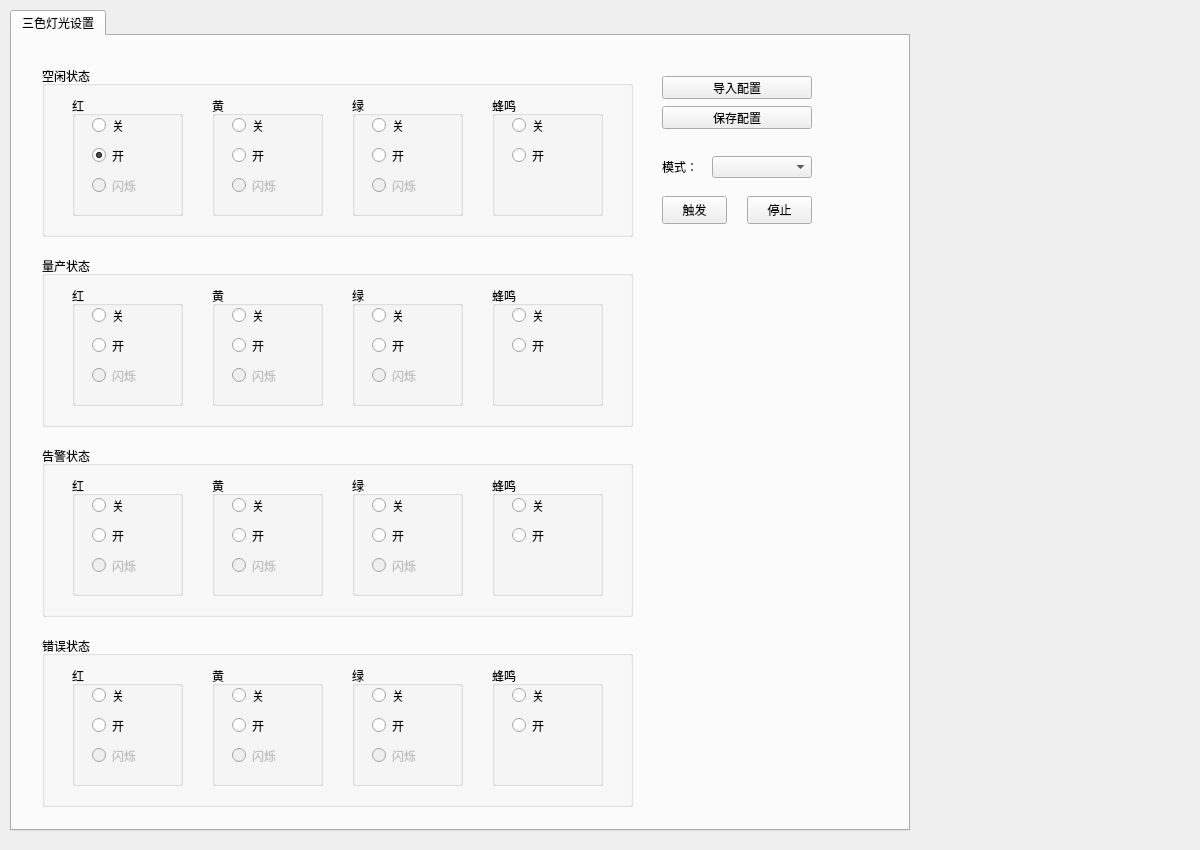
<?xml version="1.0" encoding="UTF-8"?>
<ui version="4.0">
 <class>TowerSetting</class>
 <widget class="QWidget" name="TowerSetting">
  <property name="geometry">
   <rect>
    <x>0</x>
    <y>0</y>
    <width>1200</width>
    <height>850</height>
   </rect>
  </property>
  <property name="windowTitle">
   <string>TowerSetting</string>
  </property>
  <widget class="QTabWidget" name="tabWidget">
   <property name="geometry">
    <rect>
     <x>10</x>
     <y>10</y>
     <width>900</width>
     <height>821</height>
    </rect>
   </property>
   <property name="currentIndex">
    <number>0</number>
   </property>
   <widget class="QWidget" name="tab">
    <attribute name="title">
     <string>三色灯光设置</string>
    </attribute>
    <widget class="QGroupBox" name="groupBox">
     <property name="geometry">
      <rect>
       <x>30</x>
       <y>30</y>
       <width>591</width>
       <height>171</height>
      </rect>
     </property>
     <property name="title">
      <string>空闲状态</string>
     </property>
     <widget class="QGroupBox" name="groupBox_1">
      <property name="geometry">
       <rect>
        <x>30</x>
        <y>30</y>
        <width>111</width>
        <height>120</height>
       </rect>
      </property>
      <property name="title">
       <string>红</string>
      </property>
      <widget class="QRadioButton" name="radioButton">
       <property name="geometry">
        <rect>
         <x>20</x>
         <y>20</y>
         <width>80</width>
         <height>19</height>
        </rect>
       </property>
       <property name="text">
        <string>关</string>
       </property>
       <property name="checked">
        <bool>false</bool>
       </property>
      </widget>
      <widget class="QRadioButton" name="radioButton_2">
       <property name="geometry">
        <rect>
         <x>20</x>
         <y>50</y>
         <width>80</width>
         <height>19</height>
        </rect>
       </property>
       <property name="text">
        <string>开</string>
       </property>
       <property name="checked">
        <bool>true</bool>
       </property>
      </widget>
      <widget class="QRadioButton" name="radioButton_3">
       <property name="enabled">
        <bool>false</bool>
       </property>
       <property name="geometry">
        <rect>
         <x>20</x>
         <y>80</y>
         <width>80</width>
         <height>19</height>
        </rect>
       </property>
       <property name="text">
        <string>闪烁</string>
       </property>
       <property name="checked">
        <bool>false</bool>
       </property>
      </widget>
     </widget>
     <widget class="QGroupBox" name="groupBox_2">
      <property name="geometry">
       <rect>
        <x>170</x>
        <y>30</y>
        <width>111</width>
        <height>120</height>
       </rect>
      </property>
      <property name="title">
       <string>黄</string>
      </property>
      <widget class="QRadioButton" name="radioButton_4">
       <property name="geometry">
        <rect>
         <x>20</x>
         <y>20</y>
         <width>80</width>
         <height>19</height>
        </rect>
       </property>
       <property name="text">
        <string>关</string>
       </property>
      </widget>
      <widget class="QRadioButton" name="radioButton_5">
       <property name="geometry">
        <rect>
         <x>20</x>
         <y>50</y>
         <width>80</width>
         <height>19</height>
        </rect>
       </property>
       <property name="text">
        <string>开</string>
       </property>
      </widget>
      <widget class="QRadioButton" name="radioButton_6">
       <property name="enabled">
        <bool>false</bool>
       </property>
       <property name="geometry">
        <rect>
         <x>20</x>
         <y>80</y>
         <width>80</width>
         <height>19</height>
        </rect>
       </property>
       <property name="text">
        <string>闪烁</string>
       </property>
      </widget>
     </widget>
     <widget class="QGroupBox" name="groupBox_3">
      <property name="geometry">
       <rect>
        <x>310</x>
        <y>30</y>
        <width>111</width>
        <height>120</height>
       </rect>
      </property>
      <property name="title">
       <string>绿</string>
      </property>
      <widget class="QRadioButton" name="radioButton_7">
       <property name="geometry">
        <rect>
         <x>20</x>
         <y>20</y>
         <width>80</width>
         <height>19</height>
        </rect>
       </property>
       <property name="text">
        <string>关</string>
       </property>
      </widget>
      <widget class="QRadioButton" name="radioButton_8">
       <property name="geometry">
        <rect>
         <x>20</x>
         <y>50</y>
         <width>80</width>
         <height>19</height>
        </rect>
       </property>
       <property name="text">
        <string>开</string>
       </property>
      </widget>
      <widget class="QRadioButton" name="radioButton_9">
       <property name="enabled">
        <bool>false</bool>
       </property>
       <property name="geometry">
        <rect>
         <x>20</x>
         <y>80</y>
         <width>80</width>
         <height>19</height>
        </rect>
       </property>
       <property name="text">
        <string>闪烁</string>
       </property>
      </widget>
     </widget>
     <widget class="QGroupBox" name="groupBox_4">
      <property name="geometry">
       <rect>
        <x>450</x>
        <y>30</y>
        <width>111</width>
        <height>120</height>
       </rect>
      </property>
      <property name="title">
       <string>蜂鸣</string>
      </property>
      <widget class="QRadioButton" name="radioButton_45">
       <property name="geometry">
        <rect>
         <x>20</x>
         <y>20</y>
         <width>80</width>
         <height>19</height>
        </rect>
       </property>
       <property name="text">
        <string>关</string>
       </property>
      </widget>
      <widget class="QRadioButton" name="radioButton_46">
       <property name="geometry">
        <rect>
         <x>20</x>
         <y>50</y>
         <width>80</width>
         <height>19</height>
        </rect>
       </property>
       <property name="text">
        <string>开</string>
       </property>
      </widget>
     </widget>
    </widget>
    <widget class="QGroupBox" name="groupBox_5">
     <property name="geometry">
      <rect>
       <x>30</x>
       <y>220</y>
       <width>591</width>
       <height>171</height>
      </rect>
     </property>
     <property name="title">
      <string>量产状态</string>
     </property>
     <widget class="QGroupBox" name="groupBox_6">
      <property name="geometry">
       <rect>
        <x>30</x>
        <y>30</y>
        <width>111</width>
        <height>120</height>
       </rect>
      </property>
      <property name="title">
       <string>红</string>
      </property>
      <widget class="QRadioButton" name="radioButton_10">
       <property name="geometry">
        <rect>
         <x>20</x>
         <y>20</y>
         <width>80</width>
         <height>19</height>
        </rect>
       </property>
       <property name="text">
        <string>关</string>
       </property>
      </widget>
      <widget class="QRadioButton" name="radioButton_11">
       <property name="geometry">
        <rect>
         <x>20</x>
         <y>50</y>
         <width>80</width>
         <height>19</height>
        </rect>
       </property>
       <property name="text">
        <string>开</string>
       </property>
      </widget>
      <widget class="QRadioButton" name="radioButton_12">
       <property name="enabled">
        <bool>false</bool>
       </property>
       <property name="geometry">
        <rect>
         <x>20</x>
         <y>80</y>
         <width>80</width>
         <height>19</height>
        </rect>
       </property>
       <property name="text">
        <string>闪烁</string>
       </property>
      </widget>
     </widget>
     <widget class="QGroupBox" name="groupBox_7">
      <property name="geometry">
       <rect>
        <x>170</x>
        <y>30</y>
        <width>111</width>
        <height>120</height>
       </rect>
      </property>
      <property name="title">
       <string>黄</string>
      </property>
      <widget class="QRadioButton" name="radioButton_13">
       <property name="geometry">
        <rect>
         <x>20</x>
         <y>20</y>
         <width>80</width>
         <height>19</height>
        </rect>
       </property>
       <property name="text">
        <string>关</string>
       </property>
      </widget>
      <widget class="QRadioButton" name="radioButton_14">
       <property name="geometry">
        <rect>
         <x>20</x>
         <y>50</y>
         <width>80</width>
         <height>19</height>
        </rect>
       </property>
       <property name="text">
        <string>开</string>
       </property>
      </widget>
      <widget class="QRadioButton" name="radioButton_15">
       <property name="enabled">
        <bool>false</bool>
       </property>
       <property name="geometry">
        <rect>
         <x>20</x>
         <y>80</y>
         <width>80</width>
         <height>19</height>
        </rect>
       </property>
       <property name="text">
        <string>闪烁</string>
       </property>
      </widget>
     </widget>
     <widget class="QGroupBox" name="groupBox_8">
      <property name="geometry">
       <rect>
        <x>310</x>
        <y>30</y>
        <width>111</width>
        <height>120</height>
       </rect>
      </property>
      <property name="title">
       <string>绿</string>
      </property>
      <widget class="QRadioButton" name="radioButton_16">
       <property name="geometry">
        <rect>
         <x>20</x>
         <y>20</y>
         <width>80</width>
         <height>19</height>
        </rect>
       </property>
       <property name="text">
        <string>关</string>
       </property>
      </widget>
      <widget class="QRadioButton" name="radioButton_17">
       <property name="geometry">
        <rect>
         <x>20</x>
         <y>50</y>
         <width>80</width>
         <height>19</height>
        </rect>
       </property>
       <property name="text">
        <string>开</string>
       </property>
      </widget>
      <widget class="QRadioButton" name="radioButton_18">
       <property name="enabled">
        <bool>false</bool>
       </property>
       <property name="geometry">
        <rect>
         <x>20</x>
         <y>80</y>
         <width>80</width>
         <height>19</height>
        </rect>
       </property>
       <property name="text">
        <string>闪烁</string>
       </property>
      </widget>
     </widget>
     <widget class="QGroupBox" name="groupBox_9">
      <property name="geometry">
       <rect>
        <x>450</x>
        <y>30</y>
        <width>111</width>
        <height>120</height>
       </rect>
      </property>
      <property name="title">
       <string>蜂鸣</string>
      </property>
      <widget class="QRadioButton" name="radioButton_47">
       <property name="geometry">
        <rect>
         <x>20</x>
         <y>20</y>
         <width>80</width>
         <height>19</height>
        </rect>
       </property>
       <property name="text">
        <string>关</string>
       </property>
      </widget>
      <widget class="QRadioButton" name="radioButton_48">
       <property name="geometry">
        <rect>
         <x>20</x>
         <y>50</y>
         <width>80</width>
         <height>19</height>
        </rect>
       </property>
       <property name="text">
        <string>开</string>
       </property>
      </widget>
     </widget>
    </widget>
    <widget class="QGroupBox" name="groupBox_10">
     <property name="geometry">
      <rect>
       <x>30</x>
       <y>410</y>
       <width>591</width>
       <height>171</height>
      </rect>
     </property>
     <property name="title">
      <string>告警状态</string>
     </property>
     <widget class="QGroupBox" name="groupBox_11">
      <property name="geometry">
       <rect>
        <x>30</x>
        <y>30</y>
        <width>111</width>
        <height>120</height>
       </rect>
      </property>
      <property name="title">
       <string>红</string>
      </property>
      <widget class="QRadioButton" name="radioButton_19">
       <property name="geometry">
        <rect>
         <x>20</x>
         <y>20</y>
         <width>80</width>
         <height>19</height>
        </rect>
       </property>
       <property name="text">
        <string>关</string>
       </property>
      </widget>
      <widget class="QRadioButton" name="radioButton_20">
       <property name="geometry">
        <rect>
         <x>20</x>
         <y>50</y>
         <width>80</width>
         <height>19</height>
        </rect>
       </property>
       <property name="text">
        <string>开</string>
       </property>
      </widget>
      <widget class="QRadioButton" name="radioButton_21">
       <property name="enabled">
        <bool>false</bool>
       </property>
       <property name="geometry">
        <rect>
         <x>20</x>
         <y>80</y>
         <width>80</width>
         <height>19</height>
        </rect>
       </property>
       <property name="text">
        <string>闪烁</string>
       </property>
      </widget>
     </widget>
     <widget class="QGroupBox" name="groupBox_12">
      <property name="geometry">
       <rect>
        <x>170</x>
        <y>30</y>
        <width>111</width>
        <height>120</height>
       </rect>
      </property>
      <property name="title">
       <string>黄</string>
      </property>
      <widget class="QRadioButton" name="radioButton_22">
       <property name="geometry">
        <rect>
         <x>20</x>
         <y>20</y>
         <width>80</width>
         <height>19</height>
        </rect>
       </property>
       <property name="text">
        <string>关</string>
       </property>
      </widget>
      <widget class="QRadioButton" name="radioButton_23">
       <property name="geometry">
        <rect>
         <x>20</x>
         <y>50</y>
         <width>80</width>
         <height>19</height>
        </rect>
       </property>
       <property name="text">
        <string>开</string>
       </property>
      </widget>
      <widget class="QRadioButton" name="radioButton_24">
       <property name="enabled">
        <bool>false</bool>
       </property>
       <property name="geometry">
        <rect>
         <x>20</x>
         <y>80</y>
         <width>80</width>
         <height>19</height>
        </rect>
       </property>
       <property name="text">
        <string>闪烁</string>
       </property>
      </widget>
     </widget>
     <widget class="QGroupBox" name="groupBox_13">
      <property name="geometry">
       <rect>
        <x>310</x>
        <y>30</y>
        <width>111</width>
        <height>120</height>
       </rect>
      </property>
      <property name="title">
       <string>绿</string>
      </property>
      <widget class="QRadioButton" name="radioButton_25">
       <property name="geometry">
        <rect>
         <x>20</x>
         <y>20</y>
         <width>80</width>
         <height>19</height>
        </rect>
       </property>
       <property name="text">
        <string>关</string>
       </property>
      </widget>
      <widget class="QRadioButton" name="radioButton_26">
       <property name="geometry">
        <rect>
         <x>20</x>
         <y>50</y>
         <width>80</width>
         <height>19</height>
        </rect>
       </property>
       <property name="text">
        <string>开</string>
       </property>
      </widget>
      <widget class="QRadioButton" name="radioButton_27">
       <property name="enabled">
        <bool>false</bool>
       </property>
       <property name="geometry">
        <rect>
         <x>20</x>
         <y>80</y>
         <width>80</width>
         <height>19</height>
        </rect>
       </property>
       <property name="text">
        <string>闪烁</string>
       </property>
      </widget>
     </widget>
     <widget class="QGroupBox" name="groupBox_14">
      <property name="geometry">
       <rect>
        <x>450</x>
        <y>30</y>
        <width>111</width>
        <height>120</height>
       </rect>
      </property>
      <property name="title">
       <string>蜂鸣</string>
      </property>
      <widget class="QRadioButton" name="radioButton_49">
       <property name="geometry">
        <rect>
         <x>20</x>
         <y>20</y>
         <width>80</width>
         <height>19</height>
        </rect>
       </property>
       <property name="text">
        <string>关</string>
       </property>
      </widget>
      <widget class="QRadioButton" name="radioButton_50">
       <property name="geometry">
        <rect>
         <x>20</x>
         <y>50</y>
         <width>80</width>
         <height>19</height>
        </rect>
       </property>
       <property name="text">
        <string>开</string>
       </property>
      </widget>
     </widget>
    </widget>
    <widget class="QGroupBox" name="groupBox_15">
     <property name="geometry">
      <rect>
       <x>30</x>
       <y>600</y>
       <width>591</width>
       <height>171</height>
      </rect>
     </property>
     <property name="title">
      <string>错误状态</string>
     </property>
     <widget class="QGroupBox" name="groupBox_16">
      <property name="geometry">
       <rect>
        <x>30</x>
        <y>30</y>
        <width>111</width>
        <height>120</height>
       </rect>
      </property>
      <property name="title">
       <string>红</string>
      </property>
      <widget class="QRadioButton" name="radioButton_28">
       <property name="geometry">
        <rect>
         <x>20</x>
         <y>20</y>
         <width>80</width>
         <height>19</height>
        </rect>
       </property>
       <property name="text">
        <string>关</string>
       </property>
      </widget>
      <widget class="QRadioButton" name="radioButton_29">
       <property name="geometry">
        <rect>
         <x>20</x>
         <y>50</y>
         <width>80</width>
         <height>19</height>
        </rect>
       </property>
       <property name="text">
        <string>开</string>
       </property>
      </widget>
      <widget class="QRadioButton" name="radioButton_30">
       <property name="enabled">
        <bool>false</bool>
       </property>
       <property name="geometry">
        <rect>
         <x>20</x>
         <y>80</y>
         <width>80</width>
         <height>19</height>
        </rect>
       </property>
       <property name="text">
        <string>闪烁</string>
       </property>
      </widget>
     </widget>
     <widget class="QGroupBox" name="groupBox_17">
      <property name="geometry">
       <rect>
        <x>170</x>
        <y>30</y>
        <width>111</width>
        <height>120</height>
       </rect>
      </property>
      <property name="title">
       <string>黄</string>
      </property>
      <widget class="QRadioButton" name="radioButton_31">
       <property name="geometry">
        <rect>
         <x>20</x>
         <y>20</y>
         <width>80</width>
         <height>19</height>
        </rect>
       </property>
       <property name="text">
        <string>关</string>
       </property>
      </widget>
      <widget class="QRadioButton" name="radioButton_32">
       <property name="geometry">
        <rect>
         <x>20</x>
         <y>50</y>
         <width>80</width>
         <height>19</height>
        </rect>
       </property>
       <property name="text">
        <string>开</string>
       </property>
      </widget>
      <widget class="QRadioButton" name="radioButton_33">
       <property name="enabled">
        <bool>false</bool>
       </property>
       <property name="geometry">
        <rect>
         <x>20</x>
         <y>80</y>
         <width>80</width>
         <height>19</height>
        </rect>
       </property>
       <property name="text">
        <string>闪烁</string>
       </property>
      </widget>
     </widget>
     <widget class="QGroupBox" name="groupBox_18">
      <property name="geometry">
       <rect>
        <x>310</x>
        <y>30</y>
        <width>111</width>
        <height>120</height>
       </rect>
      </property>
      <property name="title">
       <string>绿</string>
      </property>
      <widget class="QRadioButton" name="radioButton_34">
       <property name="geometry">
        <rect>
         <x>20</x>
         <y>20</y>
         <width>80</width>
         <height>19</height>
        </rect>
       </property>
       <property name="text">
        <string>关</string>
       </property>
      </widget>
      <widget class="QRadioButton" name="radioButton_35">
       <property name="geometry">
        <rect>
         <x>20</x>
         <y>50</y>
         <width>80</width>
         <height>19</height>
        </rect>
       </property>
       <property name="text">
        <string>开</string>
       </property>
      </widget>
      <widget class="QRadioButton" name="radioButton_36">
       <property name="enabled">
        <bool>false</bool>
       </property>
       <property name="geometry">
        <rect>
         <x>20</x>
         <y>80</y>
         <width>80</width>
         <height>19</height>
        </rect>
       </property>
       <property name="text">
        <string>闪烁</string>
       </property>
      </widget>
     </widget>
     <widget class="QGroupBox" name="groupBox_19">
      <property name="geometry">
       <rect>
        <x>450</x>
        <y>30</y>
        <width>111</width>
        <height>120</height>
       </rect>
      </property>
      <property name="title">
       <string>蜂鸣</string>
      </property>
      <widget class="QRadioButton" name="radioButton_51">
       <property name="geometry">
        <rect>
         <x>20</x>
         <y>20</y>
         <width>80</width>
         <height>19</height>
        </rect>
       </property>
       <property name="text">
        <string>关</string>
       </property>
      </widget>
      <widget class="QRadioButton" name="radioButton_52">
       <property name="geometry">
        <rect>
         <x>20</x>
         <y>50</y>
         <width>80</width>
         <height>19</height>
        </rect>
       </property>
       <property name="text">
        <string>开</string>
       </property>
      </widget>
     </widget>
    </widget>
    <widget class="QPushButton" name="pushButton_LoadAll">
     <property name="geometry">
      <rect>
       <x>650</x>
       <y>40</y>
       <width>150</width>
       <height>23</height>
      </rect>
     </property>
     <property name="text">
      <string>导入配置</string>
     </property>
    </widget>
    <widget class="QPushButton" name="pushButton_SaveAll">
     <property name="geometry">
      <rect>
       <x>650</x>
       <y>70</y>
       <width>150</width>
       <height>23</height>
      </rect>
     </property>
     <property name="text">
      <string>保存配置</string>
     </property>
    </widget>
    <widget class="QPushButton" name="pushButton_Trigger">
     <property name="geometry">
      <rect>
       <x>650</x>
       <y>160</y>
       <width>65</width>
       <height>28</height>
      </rect>
     </property>
     <property name="text">
      <string>触发</string>
     </property>
    </widget>
    <widget class="QComboBox" name="comboBox_mode">
     <property name="geometry">
      <rect>
       <x>700</x>
       <y>120</y>
       <width>100</width>
       <height>22</height>
      </rect>
     </property>
    </widget>
    <widget class="QPushButton" name="pushButton_Stop">
     <property name="geometry">
      <rect>
       <x>735</x>
       <y>160</y>
       <width>65</width>
       <height>28</height>
      </rect>
     </property>
     <property name="text">
      <string>停止</string>
     </property>
    </widget>
    <widget class="QLabel" name="label">
     <property name="geometry">
      <rect>
       <x>650</x>
       <y>120</y>
       <width>51</width>
       <height>21</height>
      </rect>
     </property>
     <property name="text">
      <string>模式：</string>
     </property>
    </widget>
   </widget>
  </widget>
 </widget>
 <layoutdefault spacing="6" margin="11"/>
 <resources/>
 <connections/>
</ui>
